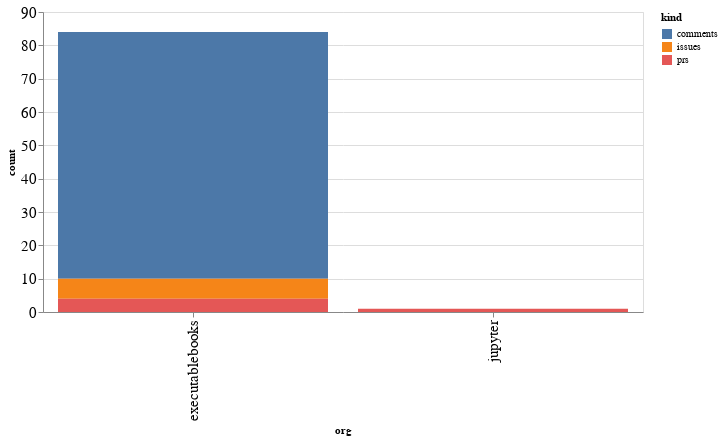

Notebook code for this chart:
### Code cell
alt.Chart(org_summaries, width=600).mark_bar().encode(
    x='org',
    y='count',
    color='kind',
    tooltip="org"
)

### Figure 1 — Vega-Lite specification as saved in the notebook (floating-point values rounded to 4 significant figures)
{"config": {"axisLeft": {"labelFontSize": 15}, "axisBottom": {"labelFontSize": 15}}, "data": {"name": "data-e1c85182762f045f02fe5138e74c4340"}, "mark": "bar", "encoding": {"color": {"type": "nominal", "field": "kind"}, "tooltip": {"type": "nominal", "field": "org"}, "x": {"type": "nominal", "field": "org"}, "y": {"type": "quantitative", "field": "count"}}, "width": 600, "$schema": "https://vega.github.io/schema/vega-lite/v4.8.1.json", "datasets": {"data-e1c85182762f045f02fe5138e74c4340": [{"org": "executablebooks", "kind": "comments", "count": 74}, {"org": "executablebooks", "kind": "issues", "count": 6}, {"org": "executablebooks", "kind": "prs", "count": 4}, {"org": "jupyter", "kind": "prs", "count": 1}]}}
